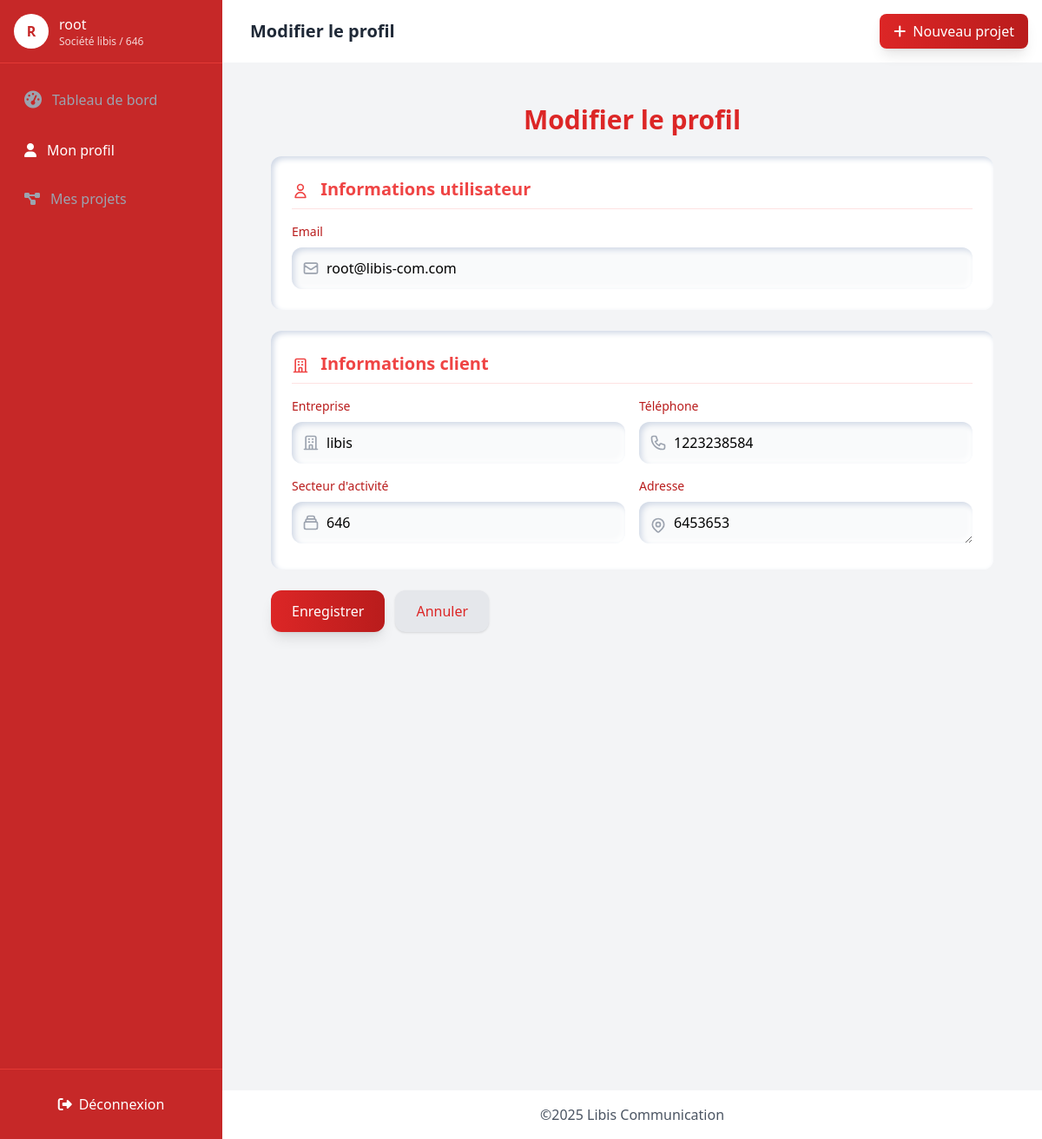
Screenshot of /client/edit-profile/ (signed in) with the database file from the repository.
### core/models.py (models this page shows, shortened)
class Client(models.Model):
    user = models.OneToOneField(
        User,
        on_delete=models.CASCADE,
        primary_key=True,  # Ceci garantit l'unicité
        verbose_name=_('user account')
    )
    entreprise = models.CharField(
        _('company'),
        max_length=100,
        help_text=_('The name of the company.')
    )
    profile_complete = models.BooleanField(
        _('profile complete'),
        default=False
    )
    telephone = models.CharField(
        _('phone number'),
        max_length=20,
        validators=[RegexValidator(r'^\+?1?\d{9,15}$')],
        help_text=_('Phone number in international format.')
    )
    secteur_activite = models.CharField(
        _('activity sector'),
        max_length=100,
        blank=True,
        null=True
    )
    adresse = models.TextField(
        _('address'),
        blank=True,
        null=True
    )
    date_inscription = models.DateTimeField(
        _('signup date'),
        auto_now_add=True
    )
    class Meta:
        verbose_name = _('Client')
        verbose_name_plural = _('Clients')
        ordering = ['-date_inscription']

class User(AbstractUser):
    is_client = models.BooleanField(
        _('client status'),
        default=False,
        help_text=_('Designates whether the user is a client.')
    )
    email_verified = models.BooleanField(
        _('email verified'),
        default=False,
        help_text=_('Designates whether the user has verified their email address.')
    )
    verification_uuid = models.UUIDField(
        _('verification UUID'),
        default=uuid.uuid4,
        editable=False,
        unique=True
    )
    profile_complete = models.BooleanField(
        _('profile complete'),
        default=False
    )
    class Meta:
        verbose_name = _('User')
        verbose_name_plural = _('Users')
        ordering = ['-date_joined']

### core/views.py (the view)
# urls.py: path('client/edit-profile/', edit_profile_view, name='edit_client_profile'),
@login_required
def edit_profile_view(request):
    client = get_client_or_404(request.user)
    if request.method == 'POST':
        user_form = UserEditForm(request.POST, instance=request.user)
        client_form = ClientEditForm(request.POST, instance=client)
        if user_form.is_valid() and client_form.is_valid():
            user_form.save()
            client.profile_complete = True
            client_form.save()
            messages.success(request, _("Profile updated successfully!"))
            return redirect('clients')
    else:
        user_form = UserEditForm(instance=request.user)
        client_form = ClientEditForm(instance=client)
    return render(request, 'libis/edit_profile.html', {
        'user_form': user_form,
        'client_form': client_form,
        'client': client,
    })

### core/forms.py
class UserEditForm(forms.ModelForm):
    class Meta:
        model = User
        fields = [ 'email']
        widgets = {
             'email': forms.EmailInput(attrs={'class': 'form-control', 'placeholder': 'Adresse email'}),
        }

class ClientEditForm(forms.ModelForm):
    class Meta:
        model = Client
        fields = ['entreprise', 'telephone', 'secteur_activite', 'adresse']
        widgets = {
            'adresse': forms.Textarea(attrs={'rows': 3}),
        }
        labels = {
            'entreprise': _('Company'),
            'telephone': _('Phone number'),
            'secteur_activite': _('Activity sector'),
            'adresse': _('Address'),
        }

### core/views.py (called while the page is built)
def get_client_or_404(user):
    try:
        return Client.objects.get(user=user)
    except Client.DoesNotExist:
        logger.warning(f"Client profile missing for user {user.username}")
        raise PermissionDenied(_("Client profile not found"))

### core/templates/libis/edit_profile.html (shortened to what this page needs)
{% extends 'baseDash.html' %}
{% load widget_tweaks %}
{% block title %}
 Modifier le profil
{% endblock %}
{% block content %}
<div class="h-screen bg-gray-100 flex items-center justify-center p-4">
    <div class="w-full h-full max-w-4xl">
        <div class="  rounded-2xl p-8   ">
            <h2 class="text-3xl font-bold text-red-600 mb-6 text-center">Modifier le profil</h2>
            <form method="POST" class="space-y-6">
                <div class="bg-white p-6 rounded-xl shadow-neumorph-inset">
                    <h3 class="text-xl font-semibold text-red-500 mb-4 pb-2 border-b border-red-100">
                        <svg class="w-5 h-5 inline mr-2" fill="none" stroke="currentColor" viewBox="0 0 24 24">
                            <path stroke-linecap="round" stroke-linejoin="round" stroke-width="2" d="M16 7a4 4 0 11-8 0 4 4 0 018 0zM12 14a7 7 0 00-7 7h14a7 7 0 00-7-7z"/>
                        </svg>
                        Informations utilisateur
                    </h3>
                    <div class="grid grid-cols-1 md:grid-cols-2 gap-4">
                        <div class="md:col-span-2">
                            <label for="id_email" class="block text-sm font-medium text-red-700 mb-2">Email</label>
                            <div class="relative">
                                {{ user_form.email|add_class:"w-full pl-10 pr-4 py-3 bg-gray-50 rounded-xl shadow-neumorph-inset focus:shadow-neumorph-inset-focus" }}
                                <div class="absolute inset-y-0 left-0 pl-3 flex items-center pointer-events-none">
                                </div>
                            </div>
                        </div>
                    </div>
                </div>
                <div class="bg-white p-6 rounded-xl shadow-neumorph-inset">
                    <h3 class="text-xl font-semibold text-red-500 mb-4 pb-2 border-b border-red-100">
                        <svg class="w-5 h-5 inline mr-2" fill="none" stroke="currentColor" viewBox="0 0 24 24">
                            <path stroke-linecap="round" stroke-linejoin="round" stroke-width="2" d="M19 21V5a2 2 0 00-2-2H7a2 2 0 00-2 2v16m14 0h2m-2 0h-5m-9 0H3m2 0h5M9 7h1m-1 4h1m4-4h1m-1 4h1m-5 10v-5a1 1 0 011-1h2a1 1 0 011 1v5m-4 0h4"/>
                        </svg>
                        Informations client
                    </h3>
                    <div class="grid grid-cols-1 md:grid-cols-2 gap-4">
                        <div>
                            <label for="id_entreprise" class="block text-sm font-medium text-red-700 mb-2">Entreprise</label>
                            <div class="relative">
                                {{ client_form.entreprise|add_class:"w-full pl-10 pr-4 py-3 bg-gray-50 rounded-xl shadow-neumorph-inset focus:shadow-neumorph-inset-focus" }}
                                <div class="absolute inset-y-0 left-0 pl-3 flex items-center pointer-events-none">
                                </div>
                            </div>
                        </div>
                        <div>
                            <label for="id_telephone" class="block text-sm font-medium text-red-700 mb-2">Téléphone</label>
                            <div class="relative">
                                {{ client_form.telephone|add_class:"w-full pl-10 pr-4 py-3 bg-gray-50 rounded-xl shadow-neumorph-inset focus:shadow-neumorph-inset-focus" }}
                                <div class="absolute inset-y-0 left-0 pl-3 flex items-center pointer-events-none">
                                </div>
                            </div>
                        </div>
                        <div>
                            <label for="id_secteur_activite" class="block text-sm font-medium text-red-700 mb-2">Secteur d'activité</label>
                            <div class="relative">
                                {{ client_form.secteur_activite|add_class:"w-full pl-10 pr-4 py-3 bg-gray-50 rounded-xl shadow-neumorph-inset focus:shadow-neumorph-inset-focus" }}
                                <div class="absolute inset-y-0 left-0 pl-3 flex items-center pointer-events-none">
                                </div>
                            </div>
                        </div>
                        <div>
                            <label for="id_adresse" class="block text-sm font-medium text-red-700 mb-2">Adresse</label>
                            <div class="relative">
                                {{ client_form.adresse|add_class:"w-full h-12 pl-10 pr-4 py-3 bg-gray-50 rounded-xl shadow-neumorph-inset focus:shadow-neumorph-inset-focus" }}
                                <div class="absolute inset-y-0 left-0 pl-3 flex items-center pointer-events-none">
                                </div>
                            </div>
                        </div>
                    </div>
                </div>
                <div class="flex justify-start space-x-3">
                    <button type="submit" class="px-6 py-3 bg-gradient-to-r from-red-600 to-red-700 text-white font-medium rounded-xl shadow-lg hover:shadow-xl transition duration-300 transform hover:-translate-y-1">
                        Enregistrer
                    </button>
                    <a href="{% url 'clients' %}" class="px-6 py-3 bg-gray-200 text-red-600 font-medium rounded-xl shadow hover:bg-gray-300 transition">
                        Annuler
                    </a>
                </div>
            </form>
        </div>
    </div>
</div>
{% endblock %}

### core/templates/baseDash.html (shortened to what this page needs)
<!DOCTYPE html>
<html lang="fr">
<head>
    <script src="https://cdn.tailwindcss.com"></script>
    <link rel="stylesheet" href="https://cdnjs.cloudflare.com/ajax/libs/font-awesome/6.4.0/css/all.min.css">
</head>
<body class="flex h-screen overflow-hidden">
    <div class="sidebar w-64 bg-[#C62828] text-white flex flex-col">
        <div class="p-4 border-b border-[#e53935] flex items-center space-x-3">
            <div class="w-10 h-10 rounded-full bg-white flex items-center justify-center text-[#C62828] font-bold">
                {{ client.user.username|slice:":1"|upper }}
             </div>
            <div>
                <p class="font-medium">{{ client.user.username }}</p>
                <p class="text-xs opacity-80">Société {{ client.entreprise }}
                {% if client.secteur_activite %} / {{ client.secteur_activite }}</p>
                {% endif %}
            </div>
        </div>
        <nav class="flex-1 overflow-y-auto p-4 space-y-2">
            {% with active_class="text-white" inactive_class="text-gray-400 hover:text-white" %}
            <a href="{% if client.profile_complete %}{% url 'clients' %}{% else %}#{% endif %}"
               class="sidebar-item flex items-center space-x-3 p-3 rounded-lg {% if not client.profile_complete %}disabled-link{% endif %} {% if request.path == '/client/dashboard/' %}{{ active_class }}{% else %}{{ inactive_class }}{% endif %}">
                <i class="fas fa-tachometer-alt text-xl"></i>
                <span>Tableau de bord</span>
            </a>
            <a href="{% url 'edit_client_profile' %}"
               class="sidebar-item flex items-center space-x-3 p-3 rounded-lg {% if request.path == '/client/edit-profile/' %}{{ active_class }}{% else %}{{ inactive_class }}{% endif %}">
                <i class="fas fa-user"></i>
                <span>Mon profil</span>
            </a>
            <a href="{% if client.profile_complete %}{% url 'list_projects' %}{% else %}#{% endif %}"
               class="sidebar-item flex items-center space-x-3 p-3 rounded-lg {% if not client.profile_complete %}disabled-link{% endif %} {% if request.path == '/client/files/' %}{{ active_class }}{% else %}{{ inactive_class }}{% endif %}">
                <i class="fas fa-project-diagram"></i>
                <span>Mes projets</span>
            </a>
        </nav>
        <div class="p-4 border-t border-[#e53935]">
            <a href="{% url 'logout' %}" class="w-full flex items-center justify-center space-x-2 p-3 rounded-lg hover:bg-white hover:text-[#C62828]">
                <i class="fas fa-sign-out-alt"></i>
                <span>Déconnexion</span>
            </a>
        </div>
        {% endwith %}
    </div>
    <div class="flex-1 flex flex-col overflow-hidden">
        <header class="bg-white shadow-sm p-4 flex items-center justify-between">
            <div class="flex items-center space-x-4">
                <h2 class="text-xl font-semibold text-gray-800">
                    {% if not client.profile_complete %}
                    Complétez votre profil pour continuer
                    {% else %}
                    {% block title %}Tableau de bord{% endblock %}
                    {% endif %}
                </h2>
            </div>
            <button onclick="window.location.href='{% if client.profile_complete %}{% url 'create_project' %}{% else %}{% url 'edit_client_profile' %}{% endif %}'"
                    class="bg-gradient-to-r from-red-600 to-red-700 text-white px-4 py-2 rounded-lg shadow-lg hover:shadow-xl transition duration-300 transform hover:-translate-y-1 flex items-center space-x-2 {% if not client.profile_complete %}opacity-50 cursor-not-allowed{% endif %}">
                <i class="fas fa-plus"></i>
                <span>{% if client.profile_complete %}Nouveau projet{% else %}Compléter profil{% endif %}</span>
            </button>
        </header>
        <div style="overflow-y:scroll; height: 100vh;">
            {% if not client.profile_complete and request.path != '/client/edit-profile/' %}
            <div class="p-8 text-center">
                <div class="bg-white rounded-xl p-6 max-w-2xl mx-auto shadow-md">
                    <i class="fas fa-exclamation-triangle text-5xl text-yellow-500 mb-4"></i>
                    <h3 class="text-xl font-bold text-gray-800 mb-2">Profil incomplet</h3>
                    <p class="text-gray-600 mb-6">Vous devez compléter votre profil avant d'accéder aux autres fonctionnalités.</p>
                    <a href="{% url 'edit_client_profile' %}" class="bg-[#C62828] text-white px-6 py-3 rounded-lg hover:bg-[#e53935] transition">
                        Compléter mon profil
                    </a>
                </div>
            </div>
            {% else %}
            {% block content %}
            {% endblock %}
            {% endif %}
        </div>
        <footer class="bg-white shadow-sm p-4 text-center w-full p-4 flex items-center justify-center">
            <p class="text-gray-600">©<script>document.write(new Date().getFullYear())</script> Libis Communication</p>
        </footer>
    </div>
</body>
</html>

### core/templates/libis/edit_profile.html (style rules this page uses)
.shadow-neumorph-inset { box-shadow: inset 3px 3px 6px #d1d9e6, inset -3px -3px 6px #ffffff; }
input, select, textarea { transition: all 0.3s ease; }

### rows the page displays
Client: user.username "R", user.username "root", entreprise "libis", secteur_activite "646", telephone "1223238584", adresse "6453653"
User: email "root@libis-com.com"
